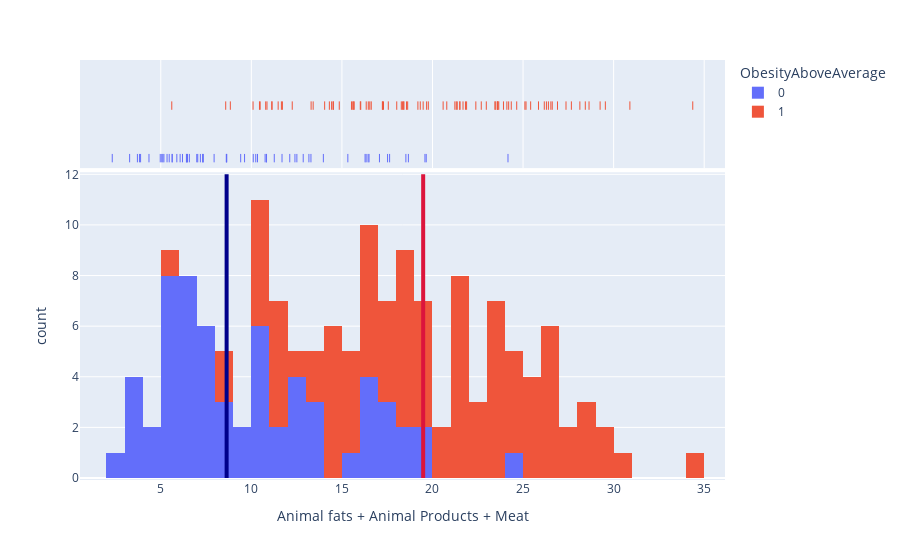

The code cell stored with this chart in its notebook:
### Markdown cell above
We start by exploring the most decisive food types: <b>Animal fats + Animal Products + Meat</b>. Research shows they may cause obesity.

### Code cell
fig = px.histogram(intake, x = "Animal fats + Animal Products + Meat", nbins=50, color = "ObesityAboveAverage", marginal="rug")

fig.add_shape(
            type = "line",
            x0 = high_obesity['Animal fats + Animal Products + Meat'].median(),
            y0 = 0,
            x1 = high_obesity['Animal fats + Animal Products + Meat'].median(),
            y1 = 12,
            line = dict(color="crimson", width=4),
    )

fig.add_shape(
            type = "line",
            x0 = low_obesity['Animal fats + Animal Products + Meat'].median(),
            y0 = 0,
            x1 = low_obesity['Animal fats + Animal Products + Meat'].median(),
            y1 = 12,
            line = dict(color="darkblue", width=4),
    )

fig.show()

### Figure 1 — Plotly figure (JSON) as saved in the notebook; plotly's stock layout.template omitted (floating-point values rounded to 4 significant figures)
{"data": [{"alignmentgroup": "True", "bingroup": "x", "hovertemplate": "ObesityAboveAverage=0<br>Animal fats + Animal Products + Meat=%{x}<br>count=%{y}<extra></extra>", "legendgroup": "0", "marker": {"color": "#636efa"}, "name": "0", "nbinsx": 50, "offsetgroup": "0", "orientation": "v", "showlegend": true, "type": "histogram", "x": [10.83, 7.041, 5.627, 5.174, 17.07, 5.887, 12.86, 7.342, 3.824, 10.76, 16.34, 19.58, 9.412, 3.886, 7.322, 10.11, 6.069, 12.51, 11.27, 3.711, 5.055, 7.187, 11.69, 7.32, 19.65, 13.29, 16.5, 17.52, 5.467, 8.644, 6.199, 6.416, 4.349, 17.63, 16.28, 12.12, 18.53, 13.98, 4.971, 18.67, 12.41, 6.448, 8.627, 2.322, 24.17, 10.24, 3.281, 5.347, 6.987, 6.478, 6.432, 15.33, 10.34, 9.626, 5.113, 6.58, 5.633, 16.44, 13.18, 8.619, 7.945, 10.84], "xaxis": "x", "yaxis": "y"}, {"alignmentgroup": "True", "boxpoints": "all", "fillcolor": "rgba(255,255,255,0)", "hoveron": "points", "hovertemplate": "ObesityAboveAverage=0<br>Animal fats + Animal Products + Meat=%{x}<extra></extra>", "jitter": 0, "legendgroup": "0", "line": {"color": "rgba(255,255,255,0)"}, "marker": {"color": "#636efa", "symbol": "line-ns-open"}, "name": "0", "offsetgroup": "0", "showlegend": false, "type": "box", "x": [10.83, 7.041, 5.627, 5.174, 17.07, 5.887, 12.86, 7.342, 3.824, 10.76, 16.34, 19.58, 9.412, 3.886, 7.322, 10.11, 6.069, 12.51, 11.27, 3.711, 5.055, 7.187, 11.69, 7.32, 19.65, 13.29, 16.5, 17.52, 5.467, 8.644, 6.199, 6.416, 4.349, 17.63, 16.28, 12.12, 18.53, 13.98, 4.971, 18.67, 12.41, 6.448, 8.627, 2.322, 24.17, 10.24, 3.281, 5.347, 6.987, 6.478, 6.432, 15.33, 10.34, 9.626, 5.113, 6.58, 5.633, 16.44, 13.18, 8.619, 7.945, 10.84], "xaxis": "x2", "yaxis": "y2"}, {"alignmentgroup": "True", "bingroup": "x", "hovertemplate": "ObesityAboveAverage=1<br>Animal fats + Animal Products + Meat=%{x}<br>count=%{y}<extra></extra>", "legendgroup": "1", "marker": {"color": "#EF553B"}, "name": "1", "nbinsx": 50, "offsetgroup": "1", "orientation": "v", "showlegend": true, "type": "histogram", "x": [20.79, 10.79, 26.61, 16.01, 28.44, 25.1, 14.05, 18.57, 17.23, 21.82, 12.26, 18.28, 14.31, 24.11, 21.5, 21.32, 21.37, 16.46, 22.69, 21.24, 13.41, 21.52, 23.46, 28.14, 11.71, 14.85, 19.49, 8.585, 15.63, 25.85, 11.14, 30.9, 26.9, 18.39, 26.17, 21.69, 14.43, 11.66, 5.607, 17.25, 26.29, 29.54, 10.86, 8.84, 23.45, 24.35, 23.61, 16.54, 13.3, 22.97, 15.6, 23.66, 10.09, 27.37, 19.2, 18.43, 19.68, 34.37, 26.4, 11.13, 28.64, 25.16, 16.34, 14.51, 25.42, 16.62, 17.56, 15.53, 10.45, 22.39, 23.59, 19.33, 18.03, 18.34, 20.59, 24.65, 24.21, 17.3, 23.92, 10.49, 29.25, 26.53, 19.77, 11.48, 14.53, 16.04, 15.68, 23.57, 27.67, 21.88, 18.63], "xaxis": "x", "yaxis": "y"}, {"alignmentgroup": "True", "boxpoints": "all", "fillcolor": "rgba(255,255,255,0)", "hoveron": "points", "hovertemplate": "ObesityAboveAverage=1<br>Animal fats + Animal Products + Meat=%{x}<extra></extra>", "jitter": 0, "legendgroup": "1", "line": {"color": "rgba(255,255,255,0)"}, "marker": {"color": "#EF553B", "symbol": "line-ns-open"}, "name": "1", "offsetgroup": "1", "showlegend": false, "type": "box", "x": [20.79, 10.79, 26.61, 16.01, 28.44, 25.1, 14.05, 18.57, 17.23, 21.82, 12.26, 18.28, 14.31, 24.11, 21.5, 21.32, 21.37, 16.46, 22.69, 21.24, 13.41, 21.52, 23.46, 28.14, 11.71, 14.85, 19.49, 8.585, 15.63, 25.85, 11.14, 30.9, 26.9, 18.39, 26.17, 21.69, 14.43, 11.66, 5.607, 17.25, 26.29, 29.54, 10.86, 8.84, 23.45, 24.35, 23.61, 16.54, 13.3, 22.97, 15.6, 23.66, 10.09, 27.37, 19.2, 18.43, 19.68, 34.37, 26.4, 11.13, 28.64, 25.16, 16.34, 14.51, 25.42, 16.62, 17.56, 15.53, 10.45, 22.39, 23.59, 19.33, 18.03, 18.34, 20.59, 24.65, 24.21, 17.3, 23.92, 10.49, 29.25, 26.53, 19.77, 11.48, 14.53, 16.04, 15.68, 23.57, 27.67, 21.88, 18.63], "xaxis": "x2", "yaxis": "y2"}], "layout": {"barmode": "relative", "legend": {"title": {"text": "ObesityAboveAverage"}, "tracegroupgap": 0}, "margin": {"t": 60}, "shapes": [{"line": {"color": "crimson", "width": 4}, "type": "line", "x0": 19.49, "x1": 19.49, "y0": 0, "y1": 12}, {"line": {"color": "darkblue", "width": 4}, "type": "line", "x0": 8.635, "x1": 8.635, "y0": 0, "y1": 12}], "xaxis": {"anchor": "y", "domain": [0, 1], "title": {"text": "Animal fats + Animal Products + Meat"}}, "xaxis2": {"anchor": "y2", "domain": [0, 1], "matches": "x", "showgrid": true, "showticklabels": false}, "yaxis": {"anchor": "x", "domain": [0, 0.7326], "title": {"text": "count"}}, "yaxis2": {"anchor": "x2", "domain": [0.7426, 1], "matches": "y2", "showgrid": false, "showline": false, "showticklabels": false, "ticks": ""}}}
